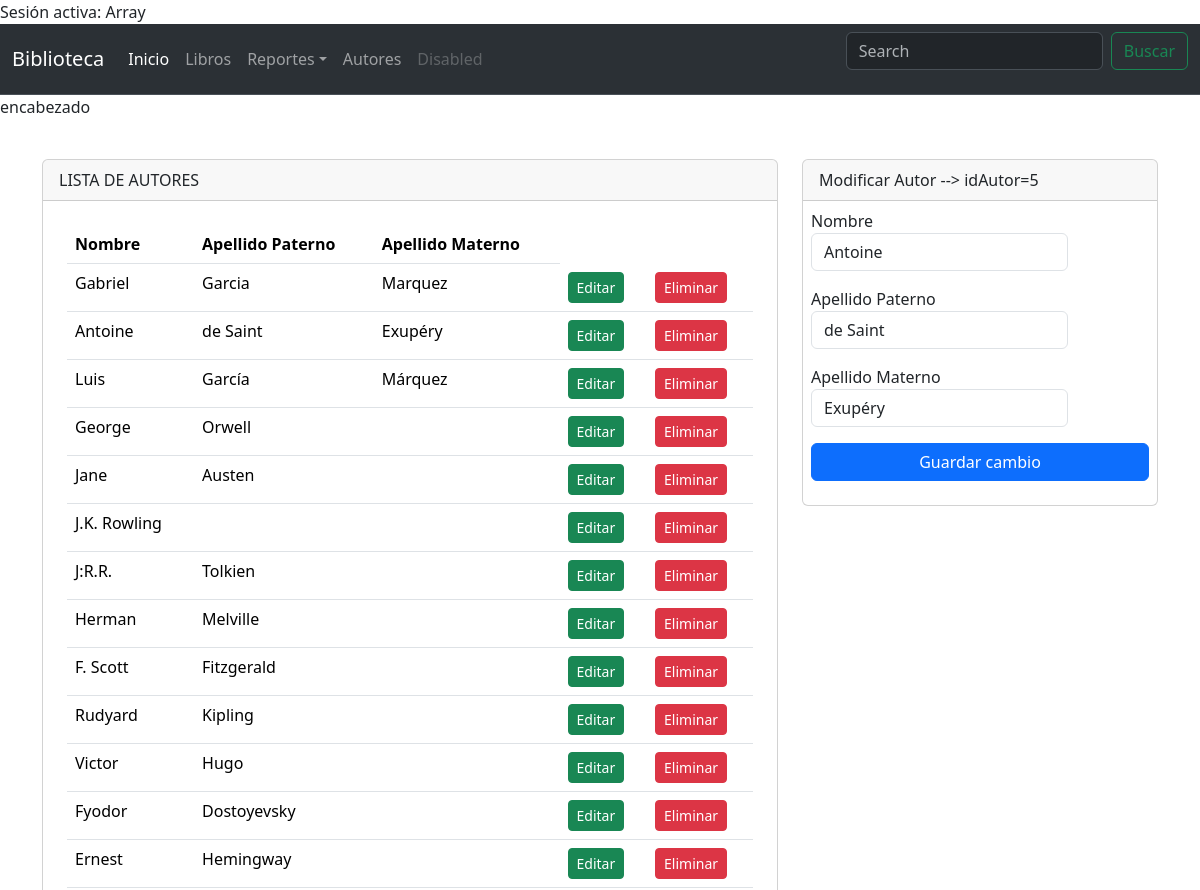
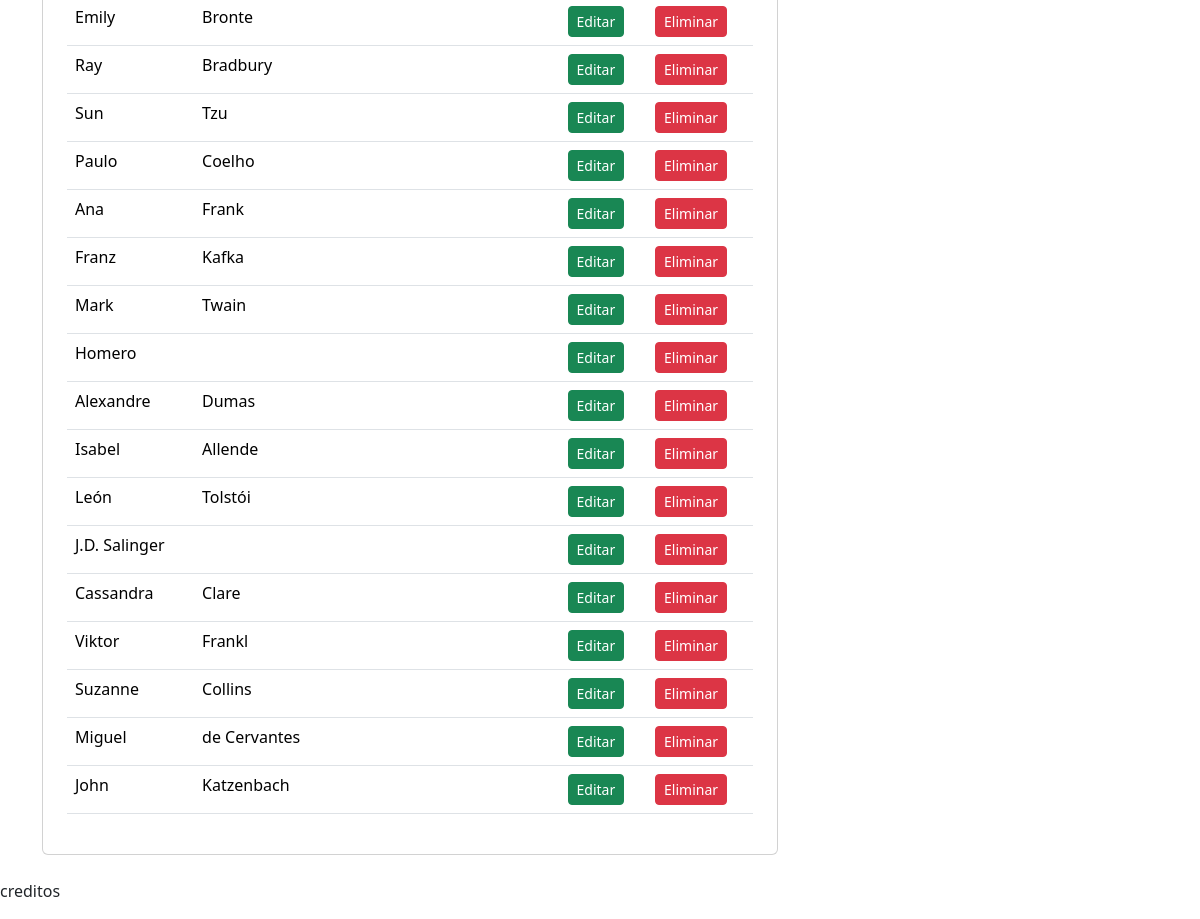
The page /autores.php?editAutor=editar&idAutor=5 (signed in) on the database its author committed (2 pictures, top to bottom).
### tables this page shows
CREATE TABLE `autor` (
  `idAutor` int(11) NOT NULL,
  `nombre` varchar(15) NOT NULL,
  `apePaterno` varchar(15) NOT NULL,
  `apeMaterno` varchar(15) NOT NULL
);

CREATE TABLE `autorlibro` (
  `idAutor` int(11) NOT NULL,
  `idLibro` int(11) NOT NULL
);

### consultas.php (called while the page is built, shortened)
<?php
	$conexion = new Conexion;
	$con = $conexion->conectar();
function autor($conect){
	$sql = $conect->query('SELECT * FROM autor');
	$sql->execute();
	$res_autor = $sql->fetchAll(PDO::FETCH_ASSOC);
	return $res_autor;
}
function datosAutorEdit($conect) {
	$idAutor = $_GET['idAutor'];
	$sql = 'SELECT * FROM libro l INNER JOIN autorlibro al ON l.idLibro=al.idLibro INNER JOIN autor a ON al.idAutor=a.idAutor WHERE a.idAutor=?';
	$sent = $conect->prepare($sql);
	$sent->execute(array($idAutor));
	$res = $sent->fetch();
	return $res;
}
if(isset($_GET['editAutor'])) {
	$datosAutor = datosAutorEdit($con);
}

### autores.php (the view, shortened to what this page needs)
<?php
    if (!isset($_SESSION['usuario'])) {
        echo "No hay sesión activa";
        header('Location: login.php');
        exit();
    } else {
        echo "Sesión activa: " . $_SESSION['usuario'];
    }
    include_once 'consultas.php';
    include_once 'templates/header.php';
?>
<div class="container py-4">
    <div class="row justify-content-center">
    <div class="col-md-8">
            <div class="card">
                <div class="card-header">
                    LISTA DE AUTORES
                </div>
                <div class="p-4">
                    <table class="table">
                        <thead>
                            <tr>
                                <th>Nombre</th>
                                <th>Apellido Paterno</th>
                                <th>Apellido Materno</th>
                            </tr>
                        </thead>
                        <tbody>
                            <?php foreach (autor($con) as $key => $value) { ?>
                                <tr>
                                    <td><?=$value['nombre'] ?></td>
                                    <td><?=$value['apePaterno'] ?></td>
                                    <td><?=$value['apeMaterno'] ?></td>
                                    <td>
										<a href="autores.php?editAutor=editar&idAutor=<?=$value['idAutor'] ?>">
											<button type="button" class="btn btn-success btn-sm">Editar</button>
										</a>
									</td>
									<td>
										<a href="autores.php?delAutor=eliminar&idAutor=<?=$value['idAutor']?>">
											<button type="button" class="btn btn-danger btn-sm">Eliminar</button>
										</a>
									</td>
                                </tr>
                            <?php } ?>
                        </tbody>
                    </table>
                </div>
            </div>
        </div>
        <div class="col-md-4">
        <?php if (!isset($_GET['editAutor'])) { ?>
            <div class="card">
                <div class="card-header">
                    Adicionar Autor
                </div>
                <form action="consultas.php" method="post">
                    <div class="m-2">
                        <label class="form-label">Nombre
                            <input type="text" class="form-control" name="txtNombre" autofocus>
                        </label>
                    </div>
                    <div class="m-2">
                        <label class="form-label">Apellido Paterno
                            <input type="text" class="form-control" name="txtPaterno" autofocus>
                        </label>
                    </div>
                    <div class="m-2">
                        <label class="form-label">Apellido Materno
                            <input type="text" class="form-control" name="txtMaterno" autofocus>
                        </label>
                    </div>
                    <div class="m-2">
						<div class="d-grid">
							<input type="hidden" name="addAutor" value="addAutor">
							<input type="submit" class="btn btn-primary" value="Registrar">
						</div>
					</div>
                </form>
            </div>
            <?php }
			else { ?>
            <div class="card">
				<div class="card-header">
					Modificar Autor --> idAutor=<?=$datosAutor['idAutor']?>
				</div>
				<form action="consultas.php" method="post">
					<div class="m-2">
						<label class="form-label">Nombre
							<input type="text" class="form-control" name="txtNombre" value="<?=$datosAutor['nombre'] ?>" autofocus>
						</label>
					</div>
					<div class="m-2">
						<label class="form-label">Apellido Paterno
							<input type="text" class="form-control" name="txtPaterno" value="<?=$datosAutor['apePaterno'] ?>" autofocus>
						</label>
					</div>
					<div class="m-2">
						<label class="form-label">Apellido Materno
							<input type="text" class="form-control" name="txtMaterno" value="<?=$datosAutor['apeMaterno'] ?>" autofocus>
						</label>
					</div>
					<div class="m-2">
						<div class="d-grid">
							<input type="submit" class="btn btn-primary" value="Guardar cambio">
						</div>
					</div>
				</form>
			</div>
		<?php } ?>
        </div>
    </div>
</div>
<?php
include_once 'templates/footer.php';
?>

### rows shown on the page
autor: nombre "Gabriel", apePaterno "Garcia", apeMaterno "Marquez"
autor: nombre "Antoine", apePaterno "de Saint", apeMaterno "Exupéry"
autor: nombre "Luis", apePaterno "García", apeMaterno "Márquez"
autor: nombre "George", apePaterno "Orwell"
autor: nombre "Jane", apePaterno "Austen"
autor: nombre "J.K. Rowling"
autor: nombre "J:R.R.", apePaterno "Tolkien"
autor: nombre "Herman", apePaterno "Melville"
autor: nombre "F. Scott", apePaterno "Fitzgerald"
autor: nombre "Rudyard", apePaterno "Kipling"
autor: nombre "Victor", apePaterno "Hugo"
autor: nombre "Fyodor", apePaterno "Dostoyevsky"
autor: nombre "Ernest", apePaterno "Hemingway"
autor: nombre "Emily", apePaterno "Bronte"
autor: nombre "Ray", apePaterno "Bradbury"
autor: nombre "Sun", apePaterno "Tzu"
autor: nombre "Paulo", apePaterno "Coelho"
autor: nombre "Ana", apePaterno "Frank"
autor: nombre "Franz", apePaterno "Kafka"
autor: nombre "Mark", apePaterno "Twain"
autor: nombre "Homero"
autor: nombre "Alexandre", apePaterno "Dumas"
autor: nombre "Isabel", apePaterno "Allende"
autor: nombre "León", apePaterno "Tolstói"
autor: nombre "J.D. Salinger"
autor: nombre "Cassandra", apePaterno "Clare"
autor: nombre "Viktor", apePaterno "Frankl"
autor: nombre "Suzanne", apePaterno "Collins"
autor: nombre "Miguel", apePaterno "de Cervantes"
autor: nombre "John", apePaterno "Katzenbach"
autorlibro: idAutor.idAutor "5", txtNombre "Antoine", txtPaterno "de Saint", txtMaterno "Exupéry"

### other values the page prints
$_SESSION['usuario'] "Array"
